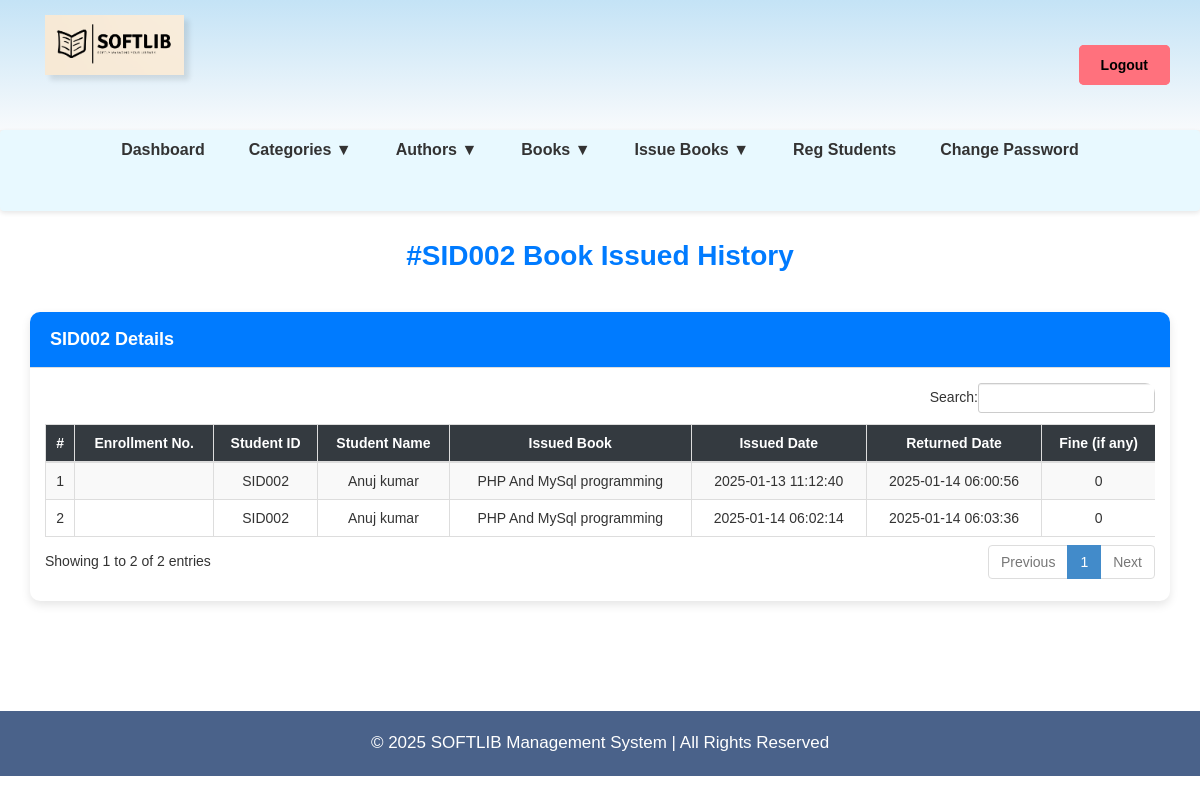
/admin/student-history.php?stdid=SID002 (signed in), run on an earlier commit of the app's database.
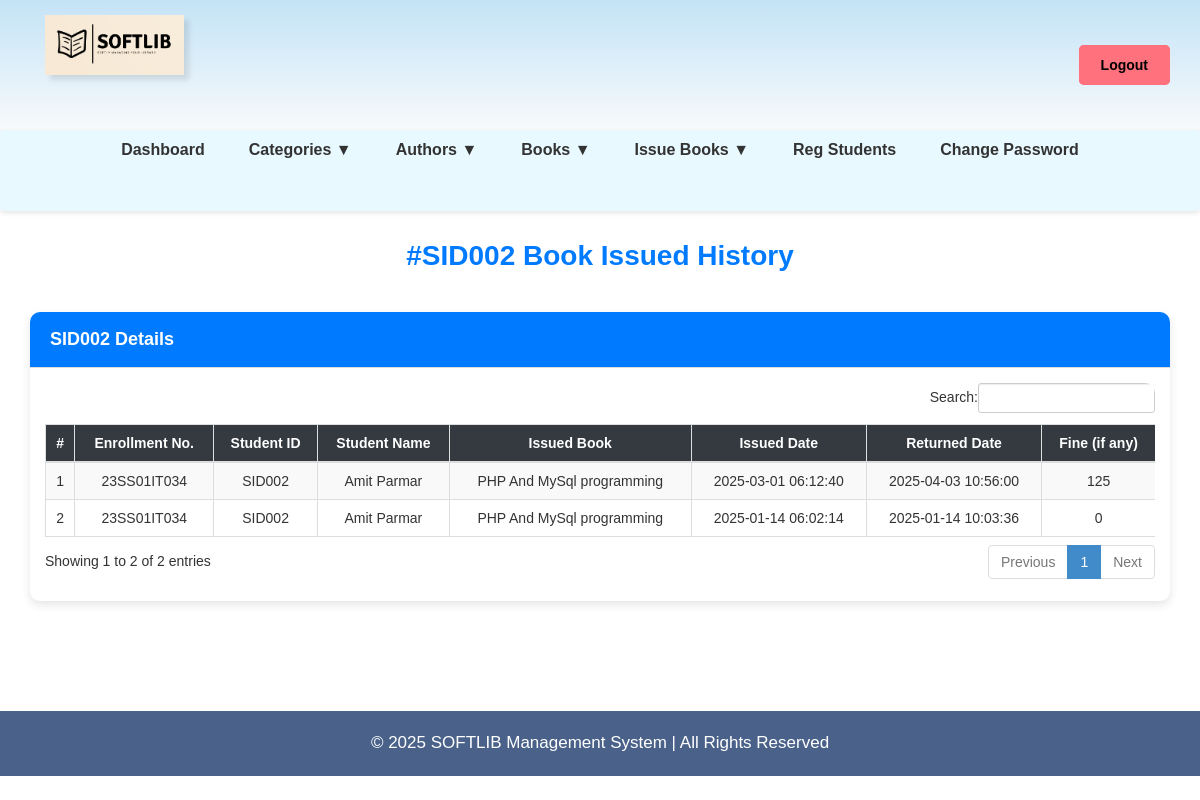
And on a later commit of the database.
### tables this page shows
CREATE TABLE `tblissuedbookdetails` (
  `id` int(11) NOT NULL,
  `BookId` int(11) DEFAULT NULL,
  `StudentID` varchar(150) DEFAULT NULL,
  `IssuesDate` timestamp NULL DEFAULT current_timestamp(),
  `ReturnDate` timestamp NULL DEFAULT NULL ON UPDATE current_timestamp(),
  `RetrunStatus` int(1) DEFAULT NULL,
  `fine` int(11) DEFAULT NULL,
  `remark` mediumtext NOT NULL
);

CREATE TABLE `tblstudents` (
  `id` int(11) NOT NULL,
  `StudentId` varchar(100) DEFAULT NULL,
  `EnrollmentNo` varchar(20) DEFAULT NULL,
  `FullName` varchar(120) DEFAULT NULL,
  `EmailId` varchar(120) DEFAULT NULL,
  `MobileNumber` char(11) DEFAULT NULL,
  `Password` varchar(120) DEFAULT NULL,
  `Status` int(1) DEFAULT NULL,
  `RegDate` timestamp NULL DEFAULT current_timestamp(),
  `UpdationDate` timestamp NULL DEFAULT NULL ON UPDATE current_timestamp()
);

CREATE TABLE `tblbooks` (
  `id` int(11) NOT NULL,
  `BookName` varchar(255) DEFAULT NULL,
  `CatId` int(11) DEFAULT NULL,
  `AuthorId` int(11) DEFAULT NULL,
  `ISBNNumber` varchar(25) DEFAULT NULL,
  `BookPrice` decimal(10,2) DEFAULT NULL,
  `bookImage` varchar(250) NOT NULL,
  `isIssued` int(1) DEFAULT NULL,
  `RegDate` timestamp NULL DEFAULT current_timestamp(),
  `UpdationDate` timestamp NULL DEFAULT NULL ON UPDATE current_timestamp(),
  `bookQty` int(11) DEFAULT NULL
);

### admin/student-history.php (the view, shortened to what this page needs)
<?php
include('includes/config.php');
if(strlen($_SESSION['alogin'])==0)
{
    header('location:index.php');
}
else{
?>
<!DOCTYPE html>
<html xmlns="http://www.w3.org/1999/xhtml">
<head>
    <link href="assets/css/bootstrap.css" rel="stylesheet" />
    <link href="assets/css/font-awesome.css" rel="stylesheet" />
    <link href="assets/js/dataTables/dataTables.bootstrap.css" rel="stylesheet" />
    <link href="assets/css/style.css" rel="stylesheet" />
</head>
<body>
<?php include('includes/header.php');?>
<div class="content-wrapper">
    <div class="container">
        <div class="row pad-botm">
            <div class="col-md-12">
                <?php $sid=$_GET['stdid']; ?>
                <h4 class="header-line">#<?php echo $sid;?> Book Issued History</h4>
            </div>
        </div>
        <div class="row">
            <div class="col-md-12">
                <div class="panel panel-default">
                    <div class="panel-heading">
                        <?php echo $sid;?> Details
                    </div>
                    <div class="panel-body">
                        <div class="table-responsive">
                            <table class="table table-striped table-bordered table-hover" id="dataTables-example">
                                <thead>
                                    <tr>
                                        <th>#</th>
                                        <th>Enrollment No.</th>
                                        <th>Student ID</th>
                                        <th>Student Name</th>
                                        <th>Issued Book</th>
                                        <th>Issued Date</th>
                                        <th>Returned Date</th>
                                        <th>Fine (if any)</th>
                                    </tr>
                                </thead>
                                <tbody>
<?php
$sql = "SELECT
            tblstudents.EnrollmentNo,
            tblstudents.StudentId,
            tblstudents.FullName,
            tblbooks.BookName,
            tblissuedbookdetails.IssuesDate,
            tblissuedbookdetails.ReturnDate,
            tblissuedbookdetails.fine
        FROM tblissuedbookdetails
        JOIN tblstudents ON tblstudents.StudentId = tblissuedbookdetails.StudentId
        JOIN tblbooks ON tblbooks.id = tblissuedbookdetails.BookId
        WHERE tblstudents.StudentId = :sid";
$query = $dbh->prepare($sql);
$query->bindParam(':sid', $sid, PDO::PARAM_STR);
$query->execute();
$results = $query->fetchAll(PDO::FETCH_OBJ);
$cnt = 1;
if($query->rowCount() > 0) {
    foreach($results as $result) {
?>
<tr class="odd gradeX">
    <td class="center"><?php echo htmlentities($cnt);?></td>
    <td class="center"><?php echo htmlentities($result->EnrollmentNo);?></td>
    <td class="center"><?php echo htmlentities($result->StudentId);?></td>
    <td class="center"><?php echo htmlentities($result->FullName);?></td>
    <td class="center"><?php echo htmlentities($result->BookName);?></td>
    <td class="center"><?php echo htmlentities($result->IssuesDate);?></td>
    <td class="center"><?php echo ($result->ReturnDate == '') ? "Not returned yet" : htmlentities($result->ReturnDate); ?></td>
    <td class="center"><?php echo ($result->ReturnDate == '') ? "Not returned yet" : htmlentities($result->fine); ?></td>
</tr>
<?php
    $cnt++;
    }
}
?>
                                </tbody>
                            </table>
                        </div>
                    </div>
                </div>
            </div>
        </div>
    </div>
</div>
<?php include('includes/footer.php');?>
</body>
</html>
<?php } ?>

### admin/includes/header.php (shortened to what this page needs)
<div class="header">
    <div class="container">
        <div class="logo-container">
            <a href="dashboard.php">
                <img src="assets/img/SOFTLIBlogo.png" alt="Library Logo" class="logo">
            </a>
        </div>
        <div class="logout-container">
            <a href="logout.php" class="logout-btn">Logout</a>
        </div>
    </div>
</div>
<nav class="navbar">
    <div class="container">
        <ul class="nav-links">
            <li><a href="dashboard.php">Dashboard</a></li>
            <li class="dropdown">
                <a href="#">Categories ▼</a>
            </li>
            <li class="dropdown">
                <a href="#">Authors ▼</a>
            </li>
            <li class="dropdown">
                <a href="#">Books ▼</a>
            </li>
            <li class="dropdown">
                <a href="#">Issue Books ▼</a>
            </li>
            <li><a href="reg-students.php">Reg Students</a></li>
            <li><a href="change-password.php">Change Password</a></li>
        </ul>
    </div>
</nav>

### admin/includes/footer.php (shortened to what this page needs)
<footer>
    &copy; <?php echo date('Y'); ?> SOFTLIB Management System | All Rights Reserved
</footer>

### admin/student-history.php (style rules this page uses)
.header-line { text-align: center; font-weight: 700; font-size: 28px; margin-bottom: 40px; color: #007bff; }
.panel-default { border-radius: 10px; border: none; box-shadow: 0 4px 10px rgba(0,0,0,0.1); }
.panel-heading { background-color: #007bff !important; color: white !important; font-size: 18px; font-weight: bold; padding: 15px 20px; border-top-left-radius: 10px; border-top-right-radius: 10px; }
.table { margin-top: 20px; border-collapse: collapse; }
.table thead { background-color: #343a40; color: white; }
.table th, .table td { text-align: center; vertical-align: middle !important; padding: 12px; }
.table-striped tbody tr:nth-of-type(odd) { background-color: #f9f9f9; }
.table-responsive { border-radius: 10px; overflow-x: auto; }
.container { padding-bottom: 40px; }

### admin/includes/header.php (style rules this page uses)
body { font-family: 'Arial', sans-serif; margin: 0; padding: 0; }
.header { background: linear-gradient(to top, #F8FAFC,rgb(196, 227, 246)); padding: 15px 30px; display: flex; justify-content: space-between; align-items: center; box-shadow: 0px 4px 10px rgba(0, 0, 0, 0.1); position: relative; }
.logo-container { flex-grow: 1; }
.logo-container a img { box-shadow: 5px 5px 5px rgba(0, 0, 0, 0.1); }
.logo { height: 60px; }
.logout-container { position: absolute; right: 30px; top: 50%; transform: translateY(-50%); }
.logout-btn { background: rgb(255, 113, 125); color: black; padding: 10px 20px; border-radius: 5px; text-decoration: none; font-weight: bold; height: 60px; transition: all 0.3s ease; border: 2px solid rgb(255, 113, 125); }
.navbar { background: #E8F9FF; padding: 8px 0; box-shadow: 0px 2px 5px rgba(0, 0, 0, 0.1); }
.nav-links { list-style: none; padding: 0; margin: 0; display: flex; justify-content: center; gap: 20px; }
.nav-links li { position: relative; }
.nav-links a { text-decoration: none; font-size: 16px; color: #333; font-weight: bold; padding: 8px 12px; transition: color 0.3s ease, transform 0.2s ease; }

### admin/includes/footer.php (style rules this page uses)
footer { text-align: center; padding: 20px; background: #4A628A; color: white; margin-top: 50px; font-size: 17px; }

What changed in the data, as far as the page shows it:
changed tblissuedbookdetails (number 1 of 2 on the later page): tblstudents.EnrollmentNo (not shown) → "23SS01IT034"; tblstudents.FullName "Anuj kumar" → "Amit Parmar"; IssuesDate "2025-01-13 11:12:40" → "2025-03-01 06:12:40"; ReturnDate "2025-01-14 06:00:56" → "2025-04-03 10:56:00"; fine "0" → "125"
changed tblissuedbookdetails (number 2 of 2 on the later page): tblstudents.EnrollmentNo (not shown) → "23SS01IT034"; tblstudents.FullName "Anuj kumar" → "Amit Parmar"; ReturnDate "2025-01-14 06:03:36" → "2025-01-14 10:03:36"
